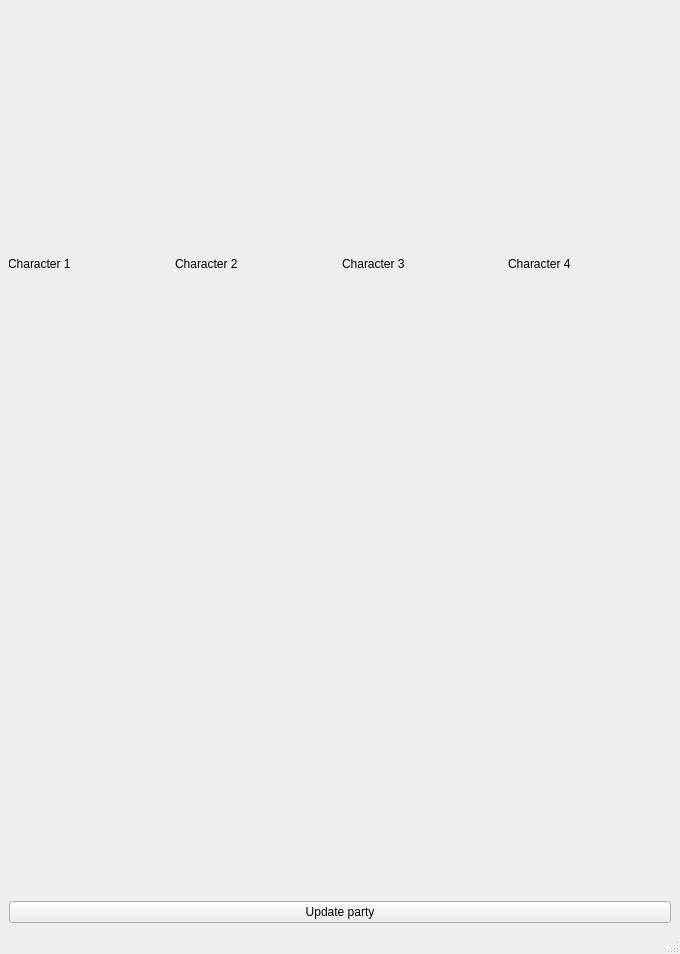
<?xml version="1.0" encoding="UTF-8"?>
<ui version="4.0">
 <class>MainWindow</class>
 <widget class="QMainWindow" name="MainWindow">
  <property name="geometry">
   <rect>
    <x>0</x>
    <y>0</y>
    <width>680</width>
    <height>954</height>
   </rect>
  </property>
  <property name="windowTitle">
   <string>MainWindow</string>
  </property>
  <widget class="QWidget" name="centralwidget">
   <layout class="QGridLayout" name="gridLayout">
    <item row="0" column="0">
     <layout class="QVBoxLayout" name="verticalLayout">
      <item>
       <widget class="QWidget" name="party" native="true">
        <widget class="QWidget" name="gridLayoutWidget">
         <property name="geometry">
          <rect>
           <x>-1</x>
           <y>-1</y>
           <width>661</width>
           <height>511</height>
          </rect>
         </property>
         <layout class="QGridLayout" name="gridLayout_3">
          <item row="0" column="1">
           <widget class="QLabel" name="character2">
            <property name="text">
             <string>Character 2</string>
            </property>
            <property name="scaledContents">
             <bool>true</bool>
            </property>
           </widget>
          </item>
          <item row="0" column="2">
           <widget class="QLabel" name="character3">
            <property name="text">
             <string>Character 3</string>
            </property>
            <property name="scaledContents">
             <bool>true</bool>
            </property>
           </widget>
          </item>
          <item row="0" column="0">
           <widget class="QLabel" name="character1">
            <property name="enabled">
             <bool>true</bool>
            </property>
            <property name="text">
             <string>Character 1</string>
            </property>
            <property name="scaledContents">
             <bool>true</bool>
            </property>
            <property name="wordWrap">
             <bool>false</bool>
            </property>
           </widget>
          </item>
          <item row="0" column="3">
           <widget class="QLabel" name="character4">
            <property name="text">
             <string>Character 4</string>
            </property>
            <property name="scaledContents">
             <bool>true</bool>
            </property>
           </widget>
          </item>
         </layout>
        </widget>
       </widget>
      </item>
      <item>
       <widget class="QPushButton" name="updateParty">
        <property name="text">
         <string>Update party</string>
        </property>
       </widget>
      </item>
     </layout>
    </item>
   </layout>
  </widget>
  <widget class="QMenuBar" name="menubar">
   <property name="geometry">
    <rect>
     <x>0</x>
     <y>0</y>
     <width>680</width>
     <height>21</height>
    </rect>
   </property>
  </widget>
  <widget class="QStatusBar" name="statusbar"/>
 </widget>
 <resources/>
 <connections/>
 <slots>
  <slot>setUI()</slot>
  <slot>updateParty()</slot>
 </slots>
</ui>
